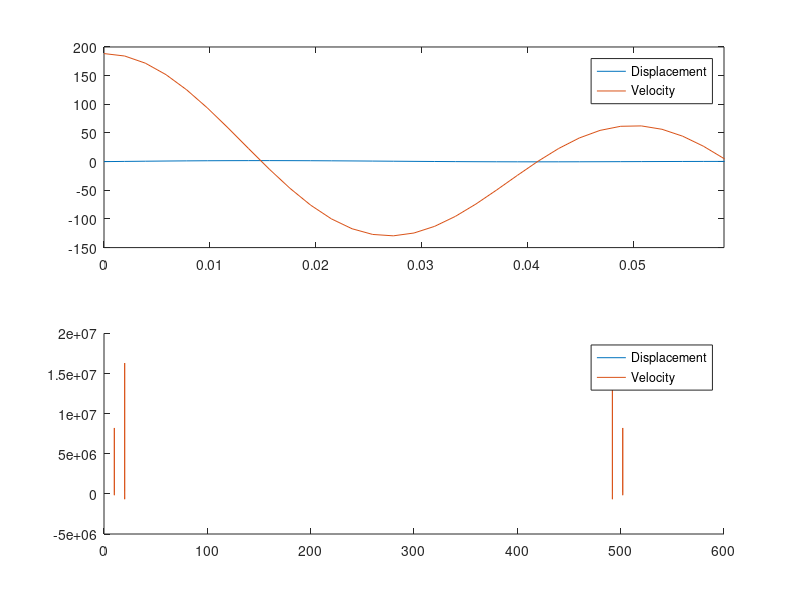

Recreate this plot in MATLAB.
t = [0:1/512:512];
y = sin(2*pi*10 .* t) + sin(2*pi*20 .* t);
dy = (2*pi*10)*cos(2*pi*10 .* t) + (2*pi*20)*cos(2*pi*20 .* t);

yft = fft(y);
dyft = fft(dy);
py = yft .* conj(yft);
pdy = dyft .* conj(dyft);

figure(1); subplot(2,1,1);
plot(t,y,'DisplayName','Displacement'); hold on;
plot(t,dy,'DisplayName','Velocity');
xlim([0,30/512])

legend()

subplot(2,1,2); hold on;
plot(t,yft,'DisplayName','Displacement');
plot(t,dyft,'DisplayName','Velocity');

legend()
